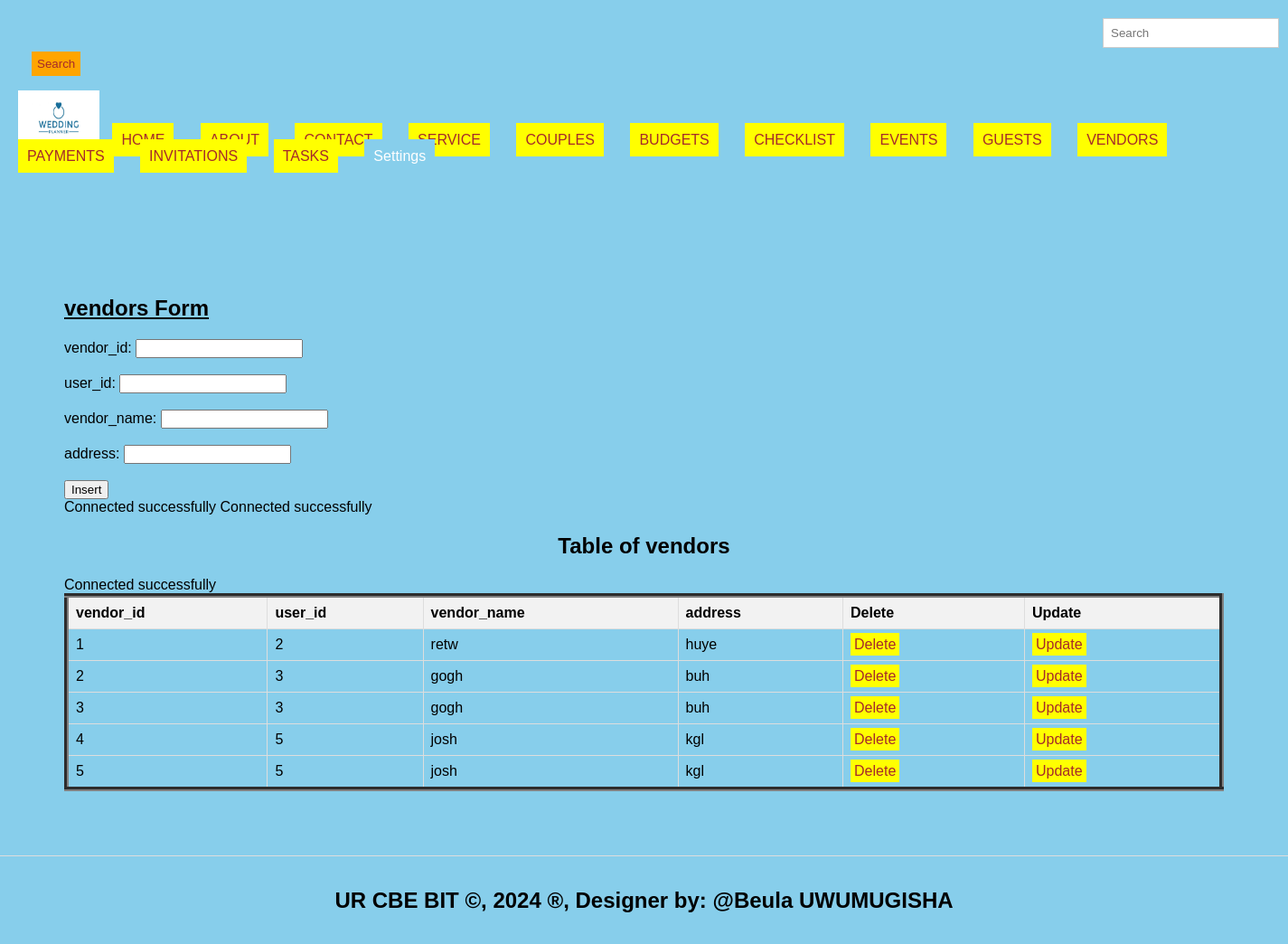
Screenshot of /vendors.php with the database file from the repository.
### tables this page shows
CREATE TABLE `vendors` (
  `vendor_id` int(11) NOT NULL,
  `id` int(11) DEFAULT NULL,
  `vendor_name` varchar(100) NOT NULL,
  `address` varchar(255) DEFAULT NULL
);

### vendors.php (the view, shortened to what this page needs)
<!DOCTYPE html>
<html lang="en">
<head>
  <link rel="stylesheet" type="text/css" href="style.css" title="style 1" media="screen, tv, projection, handheld, print"/>
  </head>
  <header>
<body bgcolor="skyblue">
  <form class="d-flex" role="search" action="search.php">
      <input class="form-control me-2" type="search" placeholder="Search" aria-label="Search" name="query">
      <button class="btn btn-outline-success" type="submit">Search</button>
    </form>
  <ul style="list-style-type: none; padding: 0;">
    <li style="display: inline; margin-right: 10px;">
    <img src="./images/wedding logo.png" width="90" height="60" alt="Logo">
  </li>
    <li style="display: inline; margin-right: 10px;"><a href="./home.html">HOME</a>
  </li>
    <li style="display: inline; margin-right: 10px;"><a href="./about.html">ABOUT</a>
  </li>
    <li style="display: inline; margin-right: 10px;"><a href="./contact.html">CONTACT</a>
  </li>
    <li style="display: inline; margin-right: 10px;"><a href="./Service.html">SERVICE</a>
  </li>
    <li style="display: inline; margin-right: 10px;"><a href="./couples.php">COUPLES</a>
  </li>
      <li style="display: inline; margin-right: 10px;"><a href="./budgets.php">BUDGETS</a>
  </li>
    <li style="display: inline; margin-right: 10px;"><a href="./checklist.php">CHECKLIST</a>
  </li>
    <li style="display: inline; margin-right: 10px;"><a href="./events.php">EVENTS</a>
  </li>
    <li style="display: inline; margin-right: 10px;"><a href="./guests.php">GUESTS</a>
  </li>
  <li style="display: inline; margin-right: 10px;"><a href="./vendors.php">VENDORS</a>
  </li>
    <li style="display: inline; margin-right: 10px;"><a href="./payments.php">PAYMENTS</a>
  </li>
    <li style="display: inline; margin-right: 10px;"><a href="./invitations.php">INVITATIONS</a>
  </li>
   <li style="display: inline; margin-right: 10px;"><a href="./tasks.php">TASKS</a>
  </li>
    <li class="dropdown" style="display: inline; margin-right: 10px;">
      <a href="#" style="padding: 10px; color: white; background-color: skyblue; text-decoration: none; margin-right: 15px;">Settings</a>
    </li><br><br>
  </ul>
</header>
<section>
    <h1><u> vendors Form </u></h1>
    <form method="post" onsubmit="return confirmInsert();">
        <label for="vid">vendor_id:</label>
        <input type="number" id="vid" name="vid"><br><br>
        <label for="uid">user_id:</label>
        <input type="number" id="uid" name="uid"><br><br>
        <label for="vn">vendor_name:</label>
        <input type="text" id="vn" name="vn" required><br><br>
        <label for=adr>address:</label>
        <input type="text" id="adr" name="adr" required><br><br>
        <input type="submit" name="add" value="Insert">
    </form>
<?php
include('database_connection.php');
?>
<?php
include('database_connection.php');
?>
<!DOCTYPE html>
<html>
<head>
</head>
<body>
    <center><h2>Table of vendors</h2></center>
    <table border="5">
        <tr>
            <th>vendor_id</th>
            <th>user_id</th>
            <th>vendor_name</th>
            <th>address</th>
            <th>Delete</th>
            <th>Update</th>
        </tr>
        <?php
      include('database_connection.php');
        $sql = "SELECT * FROM vendors";
        $result = $connection->query($sql);
        if ($result->num_rows > 0) {
            while ($row = $result->fetch_assoc()) {
                $vid = $row['vendor_id'];
                echo "<tr>
                    <td>" . $row['vendor_id'] . "</td>
                    <td>" . $row['id'] . "</td>
                    <td>" . $row['vendor_name'] . "</td>
                    <td>" . $row['address'] . "</td>
                    <td><a style='padding:4px' href='delete_vendors.php?vendor_id=$vid'>Delete</a></td>
                    <td><a style='padding:4px' href='update_vendors.php?vendor_id=$vid'>Update</a></td>
                </tr>";
            }
        } else {
            echo "<tr><td colspan='6'>No data found</td></tr>";
        }
        ?>
    </table>
</body>
    </section>
<footer>
  <center>
    <marquee behavior='alternate'>
    <b><h2>UR CBE BIT &copy, 2024 &reg, Designer by: @Beula UWUMUGISHA</h2></b>
  </marquee>
  </center>
</footer>
</body>
</html>

### style.css (style rules this page uses)
body { font-family: Arial, sans-serif; margin: 0; padding: 0; }
.form-control { padding: 8px; margin-left: 4px; border: 1px solid #ccc; }
.btn { padding: 6px; background-color: orange; color: brown; border: none; }
.dropdown { position: relative; display: inline; margin-right: 10px; }
body { font-family: Arial,sans-serif; margin:0; padding:0; }
header { background-color:skyblue; padding: 20px; }
.dropdown { position: right; display:right; direction:rtl; }
section { padding:28px; border-bottom: 1px solid #ddd; }
footer { text-align: center; padding: 15px; background-color:skyblue; }

### vendors.php (style rules this page uses)
a { padding: 10px; color: white; background-color: yellow; text-decoration: none; margin-right: 15px; }
a:link { color: brown; }
button.btn { margin-left: 15px; margin-top: 4px; }
input.form-control { margin-left: 1200px; padding: 8px; }
header { background-color:skyblue; }
section { padding:71px; border-bottom: 1px solid #ddd; }
footer { text-align: center; padding: 15px; background-color:skyblue; }
table { width: 100%; border-collapse: collapse; }
th, td { border: 1px solid #ddd; padding: 8px; text-align: left; }
th { background-color: #f2f2f2; }

### rows the page displays
vendors: vendor_id "1", id "2", vendor_name "retw", address "huye"
vendors: vendor_id "2", id "3", vendor_name "gogh", address "buh"
vendors: vendor_id "3", id "3", vendor_name "gogh", address "buh"
vendors: vendor_id "4", id "5", vendor_name "josh", address "kgl"
vendors: vendor_id "5", id "5", vendor_name "josh", address "kgl"
